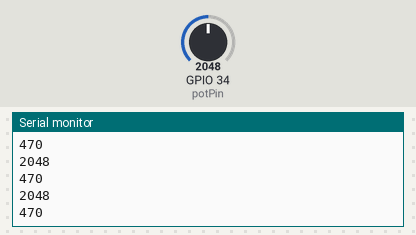
The sketch below on a simulated ESP32. Parts: the last lines printed to the serial monitor. The test bench sets the inputs (shaded band); at power-on: GPIO 34 (potPin) = 2048.

Above: at 1.2 s.
1.3 s: GPIO 34 (potPin) set to 1812
At 2.2 s:
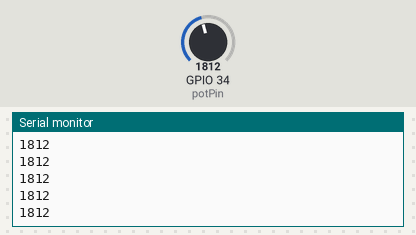
2.8 s: GPIO 34 (potPin) set to 1691
At 3.3 s:
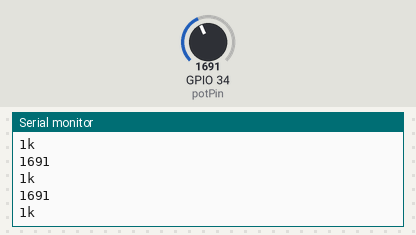
Timing chart, 0 to 5.8 s (numbered marks = the images above; inputs shaded):
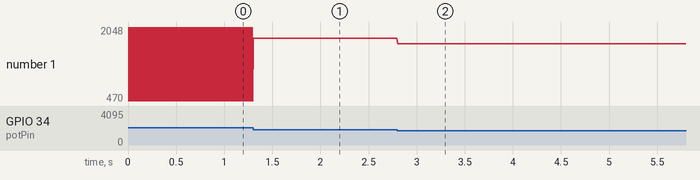

The sketch:

sketch_mar29a.ino
```cpp
const int clockPin = 13;
int potValue = 0;
unsigned long previousMillis = 0;
unsigned long interval = 9;
const int potPin = 34;

enum State {
  WAIT_CLOCK_HIGH,
  READ_POT_VALUE
};

State currentState = WAIT_CLOCK_HIGH;

void setup() {
  Serial.begin(115200);
  pinMode(clockPin, OUTPUT);
  digitalWrite(clockPin, LOW);
}

void loop() {
  unsigned long currentMillis = millis();

  switch (currentState) {
    case WAIT_CLOCK_HIGH:
      if (currentMillis - previousMillis >= interval) {
        digitalWrite(clockPin, HIGH);
        previousMillis = currentMillis;
        currentState = READ_POT_VALUE;
      }
      break;

    case READ_POT_VALUE:
      potValue = analogRead(potPin);
      Serial.println(potValue);
      if (potValue < (680 * 1.10) && potValue > (680 * 0.90)) {
        Serial.println("3.3k");
      } else if (potValue < (2190 * 1.10) && potValue > (2190 * 0.90)) {
        Serial.println("470");
      } else if (potValue < (1580 * 1.10) && potValue > (1580 * 0.90)) {
        Serial.println("1k");
      }
      currentState = WAIT_CLOCK_HIGH;
      digitalWrite(clockPin, LOW);
      break;
  }
}
```

Measured:
- the behaviour switches between 1739 and 1738 on GPIO 34 (potPin) (found by bisection; images 1 and 2)
- after the input at 1.3 s, the serial monitor: prints a new line at once (image 1)
- after the input at 2.8 s, the serial monitor: prints a new line at once (image 2)
- plotted number 1: 470 → 1812 after the input at 1.3 s, 1812 → 1691 after the input at 2.8 s
